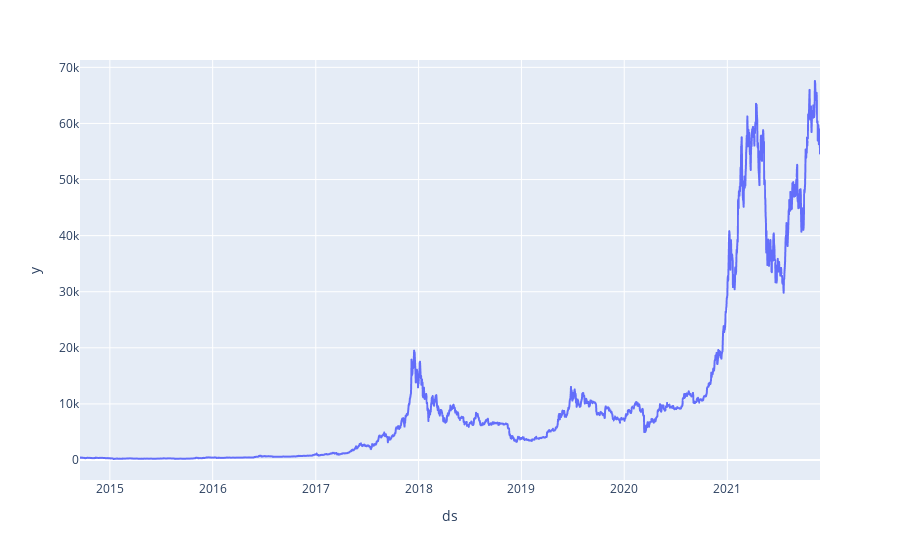

Notebook source saved alongside this figure:
### Markdown cell above
Our available data goes from september 2014 to today, and the evolution of the pair looks like this:

### Code cell
px.line(btc, x='ds', y='y')

### Figure 1 — Plotly figure (JSON) as saved in the notebook; plotly's stock layout.template omitted (floating-point values rounded to 4 significant figures; data arrays with more than 128 entries replaced by an {"elided": "..."} marker saying what was removed)
{"data": [{"hovertemplate": "ds=%{x}<br>y=%{y}<extra></extra>", "legendgroup": "", "line": {"color": "#636efa", "dash": "solid"}, "marker": {"symbol": "circle"}, "mode": "lines", "name": "", "showlegend": false, "type": "scattergl", "x": {"elided": "2624 str values"}, "xaxis": "x", "y": {"elided": "2624 float values"}, "yaxis": "y"}], "layout": {"legend": {"tracegroupgap": 0}, "margin": {"t": 60}, "xaxis": {"anchor": "y", "domain": [0, 1], "title": {"text": "ds"}}, "yaxis": {"anchor": "x", "domain": [0, 1], "title": {"text": "y"}}}}
